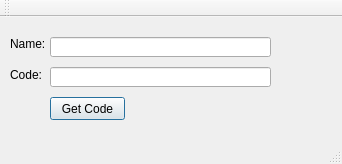
<?xml version="1.0" encoding="UTF-8"?>
<ui version="4.0">
 <class>KeyGen</class>
 <widget class="QMainWindow" name="KeyGen">
  <property name="geometry">
   <rect>
    <x>0</x>
    <y>0</y>
    <width>342</width>
    <height>164</height>
   </rect>
  </property>
  <property name="windowTitle">
   <string>KeyGen</string>
  </property>
  <widget class="QWidget" name="centralWidget">
   <widget class="QPushButton" name="pushButton">
    <property name="geometry">
     <rect>
      <x>50</x>
      <y>80</y>
      <width>75</width>
      <height>23</height>
     </rect>
    </property>
    <property name="text">
     <string>Get Code</string>
    </property>
    <property name="autoDefault">
     <bool>false</bool>
    </property>
    <property name="default">
     <bool>true</bool>
    </property>
   </widget>
   <widget class="QLineEdit" name="txtName">
    <property name="geometry">
     <rect>
      <x>50</x>
      <y>20</y>
      <width>221</width>
      <height>20</height>
     </rect>
    </property>
   </widget>
   <widget class="QLineEdit" name="txtCode">
    <property name="geometry">
     <rect>
      <x>50</x>
      <y>50</y>
      <width>221</width>
      <height>20</height>
     </rect>
    </property>
   </widget>
   <widget class="QLabel" name="label">
    <property name="geometry">
     <rect>
      <x>10</x>
      <y>20</y>
      <width>47</width>
      <height>13</height>
     </rect>
    </property>
    <property name="text">
     <string>Name:</string>
    </property>
   </widget>
   <widget class="QLabel" name="label_2">
    <property name="geometry">
     <rect>
      <x>10</x>
      <y>50</y>
      <width>41</width>
      <height>16</height>
     </rect>
    </property>
    <property name="text">
     <string>Code:</string>
    </property>
   </widget>
  </widget>
  <widget class="QMenuBar" name="menuBar">
   <property name="geometry">
    <rect>
     <x>0</x>
     <y>0</y>
     <width>342</width>
     <height>21</height>
    </rect>
   </property>
  </widget>
  <widget class="QToolBar" name="mainToolBar">
   <attribute name="toolBarArea">
    <enum>TopToolBarArea</enum>
   </attribute>
   <attribute name="toolBarBreak">
    <bool>false</bool>
   </attribute>
  </widget>
  <widget class="QStatusBar" name="statusBar"/>
 </widget>
 <layoutdefault spacing="6" margin="11"/>
 <tabstops>
  <tabstop>txtName</tabstop>
  <tabstop>txtCode</tabstop>
  <tabstop>pushButton</tabstop>
 </tabstops>
 <resources/>
 <connections/>
</ui>
